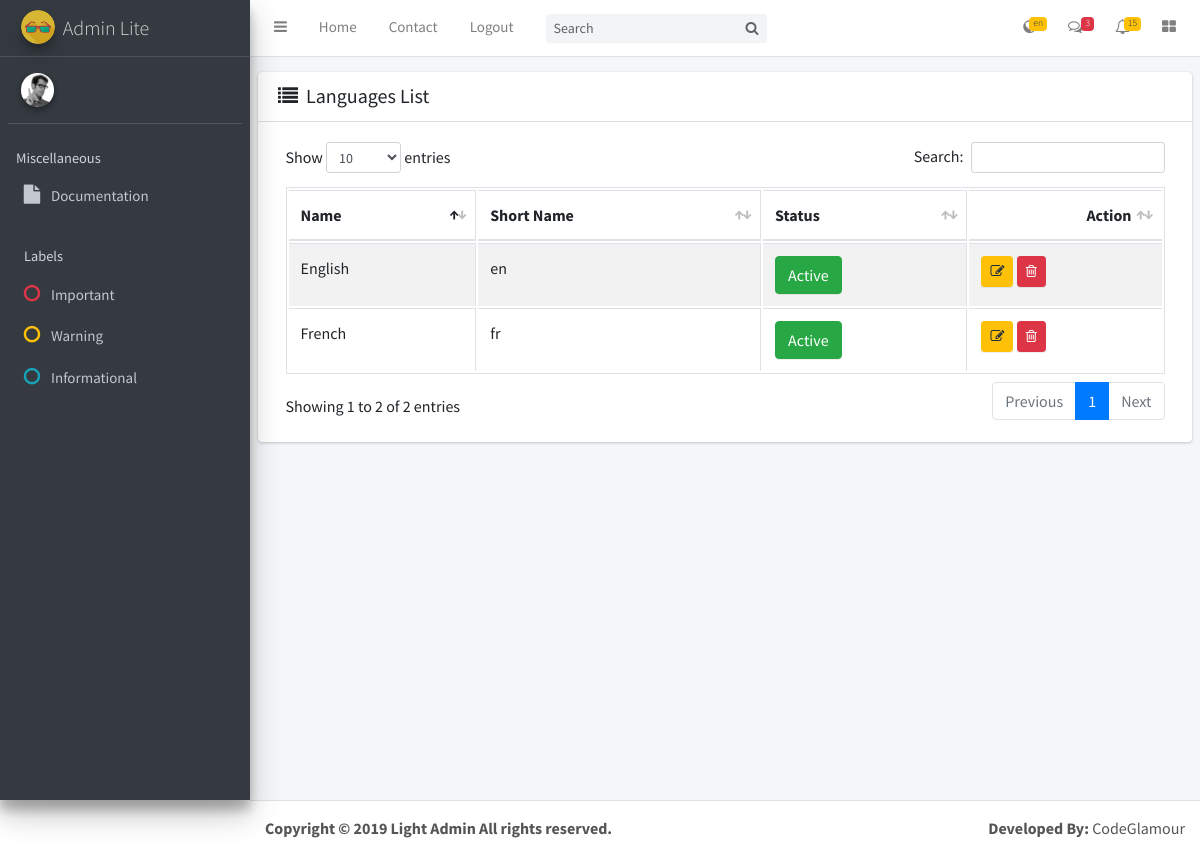
The app's page /index.php/admin/languages with its own data.
### tables this page shows
CREATE TABLE IF NOT EXISTS `ci_general_settings` (
  `id` int(11) NOT NULL AUTO_INCREMENT,
  `favicon` varchar(255) DEFAULT NULL,
  `logo` varchar(255) DEFAULT NULL,
  `application_name` varchar(255) DEFAULT NULL,
  `timezone` varchar(255) DEFAULT NULL,
  `currency` varchar(100) DEFAULT NULL,
  `default_language` int(11) NOT NULL,
  `copyright` tinytext,
  `email_from` varchar(100) NOT NULL,
  `smtp_host` varchar(255) DEFAULT NULL,
  `smtp_port` int(11) DEFAULT NULL,
  `smtp_user` varchar(50) DEFAULT NULL,
  `smtp_pass` varchar(50) DEFAULT NULL,
  `facebook_link` varchar(255) DEFAULT NULL,
  `twitter_link` varchar(255) DEFAULT NULL,
  `google_link` varchar(255) DEFAULT NULL,
  `youtube_link` varchar(255) DEFAULT NULL,
  `linkedin_link` varchar(255) DEFAULT NULL,
  `instagram_link` varchar(255) DEFAULT NULL,
  `recaptcha_secret_key` varchar(255) DEFAULT NULL,
  `recaptcha_site_key` varchar(255) DEFAULT NULL,
  `recaptcha_lang` varchar(50) DEFAULT NULL,
  `created_date` datetime DEFAULT NULL,
  `updated_date` datetime DEFAULT NULL,
  PRIMARY KEY (`id`)
);

CREATE TABLE IF NOT EXISTS `ci_language` (
  `id` int(11) NOT NULL AUTO_INCREMENT,
  `name` varchar(225) NOT NULL,
  `short_name` varchar(15) NOT NULL,
  `status` int(11) NOT NULL DEFAULT '1',
  `created_at` datetime NOT NULL DEFAULT CURRENT_TIMESTAMP,
  PRIMARY KEY (`id`)
);

### application/controllers/admin/Languages.php (called while the page is built, shortened)
<?php defined('BASEPATH') OR exit('No direct script access allowed');
class Languages extends MY_Controller {
	public function __construct()
	{
		parent::__construct();
		$this->load->model('admin/languages_model', 'languages_model');
	}
	public function index()
	{
		$data['all_languages'] = $this->languages_model->get_all_languages();
		$this->load->view('admin/includes/_header', $data);
		$this->load->view('admin/language/language_list', $data);
		$this->load->view('admin/includes/_footer', $data);
	}
}
?>

### index.php (called while the page is built, shortened)
<?php
require_once BASEPATH.'core/CodeIgniter.php';

### application/helpers/common_helper.php (called while the page is built, shortened)
<?php if ( ! defined('BASEPATH')) exit('No direct script access allowed');
function get_lang_name_by_id($id)
{
    $ci = & get_instance();
    $ci->db->where('id',$id);
    return $ci->db->get('ci_language')->row_array()['name'];
}
function get_lang_short_code($id)
{
    $ci = & get_instance();
    $ci->db->where('id',$id);
    return $ci->db->get('ci_language')->row_array()['short_name'];
}
function trans($string)
{
    $ci =& get_instance();
    return $ci->lang->line($string);
}

### application/models/admin/Setting_model.php (called while the page is built, shortened)
<?php
class Setting_model extends CI_Model
{
	public function get_general_settings(){
		$this->db->where('id', 1);
        $query = $this->db->get('ci_general_settings');
        return $query->row_array();
	}
}
?>

### application/core/MY_Controller.php (called while the page is built, shortened)
<?php
	class MY_Controller extends CI_Controller
	{
		function __construct()
		{
	        $global_data['general_settings'] = $this->setting_model->get_general_settings();
	        $this->general_settings = $global_data['general_settings'];
	        $site_language = ($this->general_settings['default_language'] != "")?$this->general_settings['default_language'] : "english";
			$language = ($this->session->userdata('site_lang') != "") ? $this->session->userdata('site_lang') : $site_language;
			$language = strtolower(get_lang_name_by_id($language));
		}
	}
?>

### application/models/admin/Languages_model.php (called while the page is built, shortened)
<?php
	class Languages_model extends CI_Model{
		public function get_all_languages(){
			$query = $this->db->get('ci_language');
			return $result = $query->result_array();
		}
	}
?>

### application/views/admin/language/language_list.php (the view, shortened to what this page needs)
<link rel="stylesheet" href="<?= base_url() ?>assets/plugins/datatables/dataTables.bootstrap4.css">
<div class="content-wrapper">
 <section class="content">
  <div class="card">
    <div class="card-header">
      <div class="d-inline-block">
        <h3 class="card-title"><i class="fa fa-list"></i>&nbsp; Languages List</h3>
      </div>
    </div>
    <div class="card-body table-responsive">
      <table id="example1" class="table table-bordered table-striped">
        <thead>
        <tr>
          <th>Name</th>
          <th>Short Name</th>
          <th>Status</th>
          <th style="width: 150px;" class="text-right">Action</th>
        </tr>
        </thead>
        <tbody>
          <?php
            $count=0; foreach($all_languages as $row):
            $status = ($row['status'] == 0)? 'Inactive': 'Active'.'<span>';
          ?>
          <tr>
            <td><?= $row['name']; ?></td>
            <td><?= $row['short_name']; ?></td>
            <td><span class="btn btn-xs btn-success" title="status"><?= $status ?><span></td>
            <td>
              <a title="Edit" class="update btn btn-sm btn-warning" href="<?= base_url('admin/languages/edit/'.$row['id'])?>"> <i class="fa fa-pencil-square-o"></i></a>
              <a title="Delete" class="delete btn btn-sm btn-danger" href="<?= base_url('admin/languages/del/'.$row['id']); ?>" > <i class="fa fa-trash-o"></i></a>
            </td>
          </tr>
          <?php endforeach; ?>
        </tbody>
      </table>
    </div>
  </div>
</section>
</div>

### application/views/admin/includes/_header.php (shortened to what this page needs)
<!DOCTYPE html>
<html>
<head>
  <link rel="stylesheet" href="<?= base_url()?>assets/plugins/font-awesome/css/font-awesome.min.css">
  <link rel="stylesheet" href="https://code.ionicframework.com/ionicons/2.0.1/css/ionicons.min.css">
  <link rel="stylesheet" href="<?= base_url()?>assets/dist/css/adminlte.css">
  <link rel="stylesheet" href="<?= base_url()?>assets/plugins/iCheck/flat/blue.css">
  <link rel="stylesheet" href="<?= base_url()?>assets/plugins/morris/morris.css">
  <link rel="stylesheet" href="<?= base_url()?>assets/plugins/jvectormap/jquery-jvectormap-1.2.2.css">
  <link rel="stylesheet" href="<?= base_url()?>assets/plugins/datepicker/datepicker3.css">
  <link rel="stylesheet" href="<?= base_url()?>assets/plugins/daterangepicker/daterangepicker-bs3.css">
  <link rel="stylesheet" href="<?= base_url()?>assets/plugins/bootstrap-wysihtml5/bootstrap3-wysihtml5.min.css">
  <link rel="stylesheet" href="<?= base_url()?>assets/plugins/dropzone/dropzone.css">
</head>
<body class="hold-transition sidebar-mini <?=  (isset($bg_cover)) ? 'bg-cover' : '' ?>">
<div class="wrapper">
  <?php if(!isset($navbar)): ?>
  <nav class="main-header navbar navbar-expand bg-white navbar-light border-bottom">
    <ul class="navbar-nav">
      <li class="nav-item">
        <a class="nav-link" data-widget="pushmenu" href="#"><i class="fa fa-bars"></i></a>
      </li>
      <li class="nav-item d-none d-sm-inline-block">
        <a href="<?= base_url('admin') ?>" class="nav-link"><?= trans('home') ?></a>
      </li>
      <li class="nav-item d-none d-sm-inline-block">
        <a href="#" class="nav-link"><?= trans('contact') ?></a>
      </li>
      <li class="nav-item d-none d-sm-inline-block">
        <a href="<?= base_url('admin/auth/logout') ?>" class="nav-link"><?= trans('logout') ?></a>
      </li>
    </ul>
    <form class="form-inline ml-3">
      <div class="input-group input-group-sm">
        <input class="form-control form-control-navbar" type="search" placeholder="Search" aria-label="Search">
        <div class="input-group-append">
          <button class="btn btn-navbar" type="submit">
            <i class="fa fa-search"></i>
          </button>
        </div>
      </div>
    </form>
    <ul class="navbar-nav ml-auto">
      <li class="nav-item dropdown">
        <a class="nav-link" data-toggle="dropdown" href="#" title="Languages">
          <span class="badge badge-warning navbar-badge">
            <?php
            $lang = ($this->session->userdata('site_lang') == '') ? $this->general_settings['default_language'] : $this->session->userdata('site_lang');
            echo get_lang_short_code($lang);
            ?>
          </span>
        </a>
      </li>
      <li class="nav-item dropdown">
        <a class="nav-link" data-toggle="dropdown" href="#">
          <i class="fa fa-comments-o"></i>
          <span class="badge badge-danger navbar-badge">3</span>
        </a>
      </li>
      <li class="nav-item dropdown">
        <a class="nav-link" data-toggle="dropdown" href="#">
          <i class="fa fa-bell-o"></i>
          <span class="badge badge-warning navbar-badge">15</span>
        </a>
      </li>
      <li class="nav-item">
        <a class="nav-link" data-widget="control-sidebar" data-slide="true" href="#"><i
            class="fa fa-th-large"></i></a>
      </li>
    </ul>
  </nav>
  <?php endif; ?>
  <?php if(!isset($sidebar)): ?>
  <?php $this->load->view('admin/includes/_sidebar'); ?>
  <?php endif; ?>

### application/views/admin/includes/_sidebar.php (shortened to what this page needs)
<aside class="main-sidebar sidebar-dark-primary elevation-4">
  <a href="<?= base_url('admin'); ?>" class="brand-link">
    <img src="<?= base_url($this->general_settings['favicon']); ?>" alt="Logo" class="brand-image img-circle elevation-3"
         style="opacity: .8">
    <span class="brand-text font-weight-light"><?= $this->general_settings['application_name']; ?></span>
  </a>
  <div class="sidebar">
    <div class="user-panel mt-3 pb-3 mb-3 d-flex">
      <div class="image">
        <img src="<?= base_url()?>assets/dist/img/user2-160x160.jpg" class="img-circle elevation-2" alt="User Image">
      </div>
      <div class="info">
      </div>
    </div>
    <nav class="mt-2">
      <ul class="nav nav-pills nav-sidebar flex-column" data-widget="treeview" role="menu" data-accordion="false">
        <li class="nav-header"><?= trans('miscellaneous') ?></li>
        <li class="nav-item">
          <a href="https://adminlte.io/docs" class="nav-link">
            <i class="nav-icon fa fa-file"></i>
            <p><?= trans('documentation') ?></p>
          </a>
        </li>
        <li class="nav-header"><?= trans('labels') ?></li>
        <li class="nav-item">
          <a href="#" class="nav-link">
            <i class="nav-icon fa fa-circle-o text-danger"></i>
            <p class="text"><?= trans('important') ?></p>
          </a>
        </li>
        <li class="nav-item">
          <a href="#" class="nav-link">
            <i class="nav-icon fa fa-circle-o text-warning"></i>
            <p><?= trans('warning') ?></p>
          </a>
        </li>
        <li class="nav-item">
          <a href="#" class="nav-link">
            <i class="nav-icon fa fa-circle-o text-info"></i>
            <p><?= trans('informational') ?></p>
          </a>
        </li>
      </ul>
    </nav>
  </div>
</aside>

### application/views/admin/includes/_footer.php (shortened to what this page needs)
<?php if(!isset($footer)): ?>
  <footer class="main-footer">
    <strong><?= $this->general_settings['copyright']; ?></strong>
    <div class="float-right d-none d-sm-inline-block">
      <b>Developed By:</b> CodeGlamour
    </div>
  </footer>
  <?php endif; ?>
</div>
</body>
</html>

### records on screen
ci_general_settings: default_language.short_name "en", favicon (picture), application_name "Admin Lite", copyright "Copyright © 2019 Light Admin All rights reserved."
ci_language: name "English", short_name "en", status "Active"
ci_language: name "French", short_name "fr", status "Active"

### other values on screen
trans('home') "Home"
trans('contact') "Contact"
trans('logout') "Logout"
trans('miscellaneous') "Miscellaneous"
trans('documentation') "Documentation"
trans('labels') "Labels"
trans('important') "Important"
trans('warning') "Warning"
trans('informational') "Informational"
